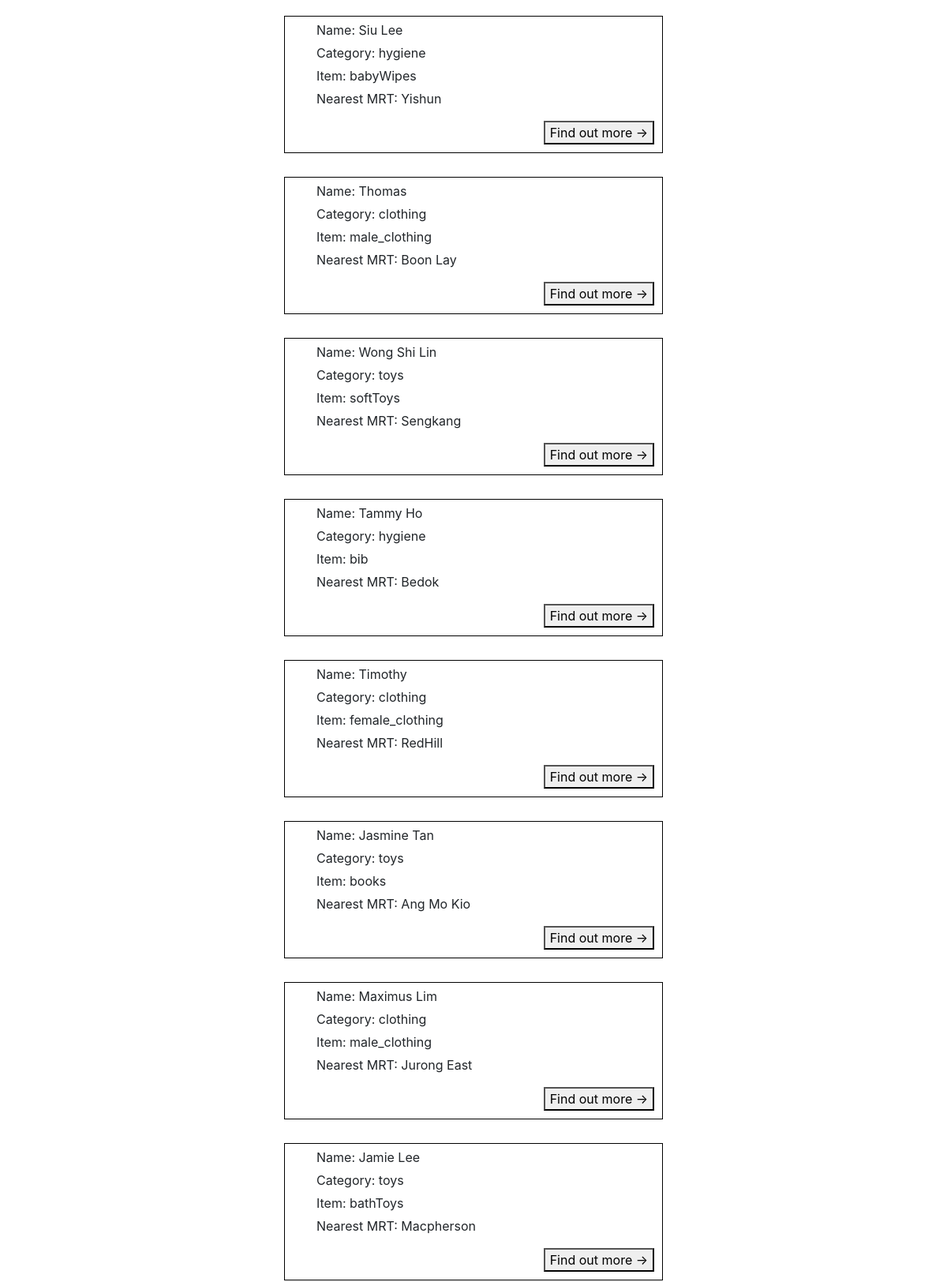
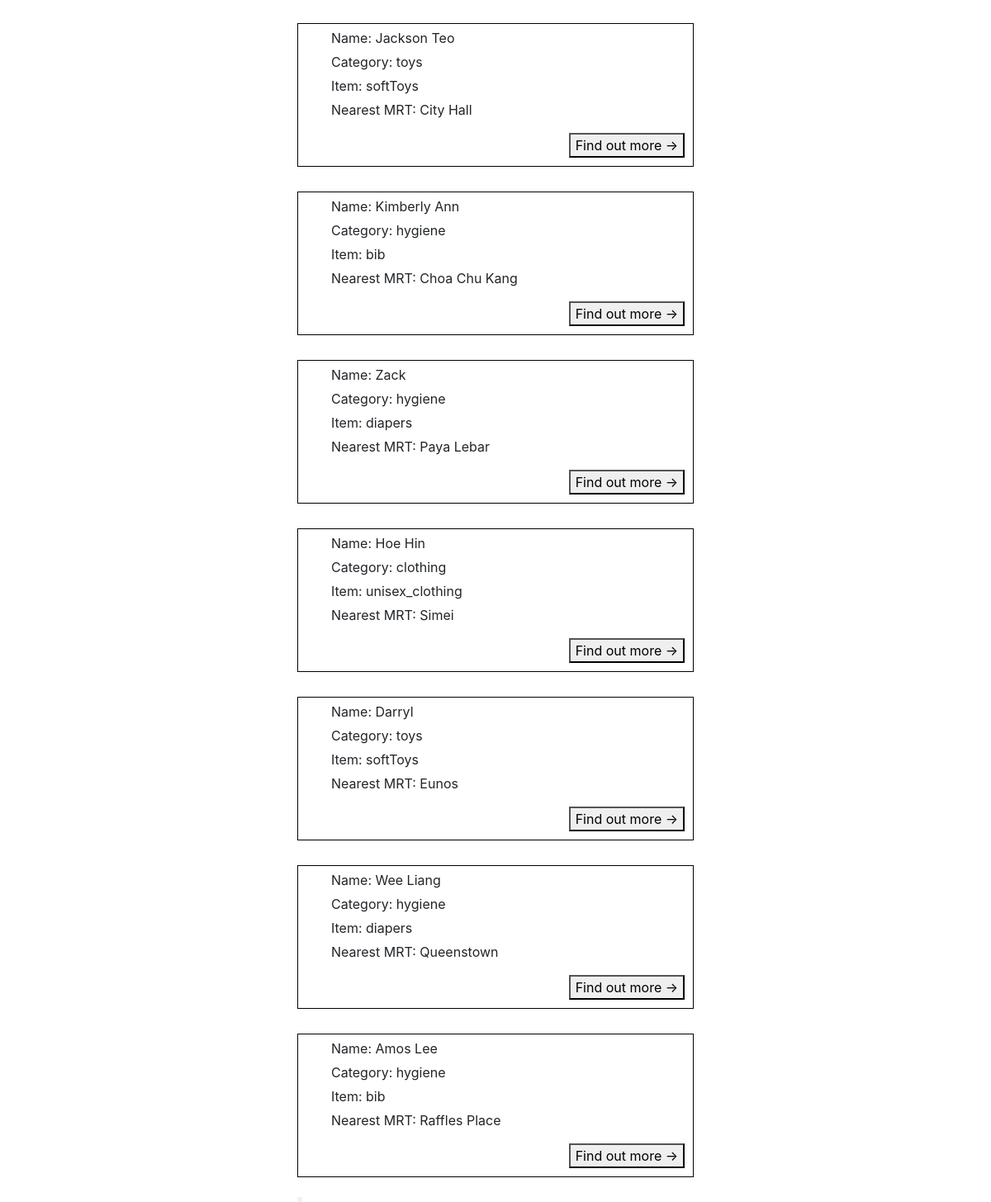
Screenshot of /donorPages/display_listings.php with the database file from the repository (2 pictures, top to bottom).
### tables this page shows
CREATE TABLE if not exists beneficiarylisting (
  username varchar(20) NOT NULL,
  mrt varchar(256) NOT NULL,
  category varchar(256) NOT NULL,
  item varchar(256) NOT NULL,
  quantity varchar(256) NOT NULL,
  itemcondition varchar(500)
);

### database/ListingDAO.php (called while the page is built, shortened)
<?php
  class ListingDAO {
    public function getListing() {
      $connMgr = new ConnectionManager();
      $pdo = $connMgr->connect();
      $sql = 'SELECT username, mrt, category, item FROM beneficiarylisting';
      $stmt = $pdo->prepare($sql);
      $stmt->execute();
      $result = [];
      $stmt->setFetchMode(PDO::FETCH_ASSOC);
      while($row = $stmt->fetch()) {
        $result[] = new Listing($row['username'], $row['mrt'], $row['category'], $row['item']);
      }
      return $result;
    }
  }
?>

### database/Listing.php (called while the page is built)
<?php
    class Listing{
        private $username;
        private $category;
        private $item;
        private $mrt;
        public function __construct($username, $mrt, $category, $item){
            $this->username = $username;
            $this->mrt = $mrt;
            $this->category = $category;
            $this->item = $item;
        }
        public function getName(){
            return $this->username;
        }
        public function getCategory(){
            return $this->category;
        }
        public function getItem() {
            return $this->item;
        }
        public function getMrt(){
            return $this->mrt;
        }
    }
?>

### donorPages/display_listings.php (the view, shortened to what this page needs)
<!DOCTYPE html>
<html lang="en">
<head>
    <link rel="stylesheet" href="https://stackpath.bootstrapcdn.com/bootstrap/4.5.2/css/bootstrap.min.css">
</head>
<body>
    <div id="listing" style="margin:20px auto; width:40%;">
        <div class="form-popup" id="myForm">
        </div>
        <?php
            $listingDAO = new ListingDAO();
            $listings = $listingDAO->getListing();
            foreach ($listings as $listing){
                echo "<div style='border: 1px solid black; margin-bottom: 30px;' >
                    <ul>
                        <li style='list-style: none; margin-top: 5px;'> Name: {$listing->getName()}</li>
                        <li style='list-style: none; margin-top: 5px;'> Category: {$listing->getCategory()}</li>
                        <li style='list-style: none; margin-top: 5px;'> Item: {$listing->getItem()}</li>
                        <li style='list-style: none; margin-top: 5px;'> Nearest MRT: {$listing->getMrt()}</li>
                    </ul>
                    <div style='display: flex; justify-content: flex-end; margin-right: 10px; margin-bottom: 10px;'><button onclick='display_popup()' type='button' data-toggle='collapse' data-target='#myForm'>Find out more &#8594;</button></div>
                </div>
                <script>
                    function display_popup() {
                    let popup_str = '';";
                    $username = $listing->getName();
                    $expandedlistingDAO = new ExpandedListingDAO;
                    $expandedlisting = $expandedlistingDAO->getExpandedListing($username);
                    echo "popup_str += `<form action='/action_page.pgp' class='form-container'>
                        <label for='username'>Name:</label>
                        <p>{$expandedlisting->getName()}</p>
                        <label for='mrt'>Nearest MRT:</label>
                        <p>{$expandedlisting->getMrt()}</p>
                        <label for='item'>Item:</label>
                        <p>{$expandedlisting->getItem()}</p>
                        <label for='quantity'>Quantity:</label>
                        <p>{$expandedlisting->getQuantity()}</p>
                        <label for='itemcondition'>Item Condition:</label>
                        <p>{$expandedlisting->getItemCondition()}</p>
                        <button type='submit' class='btn btn-warning btn-block'>I have item</button>
                        <button type='submit' class='btn btn-info btn-block'>I need to purchase item</button>
                        </form>
                        `;
                            var popup = document.getElementById('myForm');
                            popup.innerHTML = popup_str;
                        }
                </script>";
            }
        ?>
    </div>
</body>
</html>

### donorPages/display_listings.php (style rules this page uses)
.form-popup { position: fixed; bottom: 0; border: 3px solid #f1f1f1; z-index: 9; }

### rows the page displays
beneficiarylisting: username "Siu Lee", category "hygiene", item "babyWipes", mrt "Yishun"
beneficiarylisting: username "Thomas", category "clothing", item "male_clothing", mrt "Boon Lay"
beneficiarylisting: username "Wong Shi Lin", category "toys", item "softToys", mrt "Sengkang"
beneficiarylisting: username "Tammy Ho", category "hygiene", item "bib", mrt "Bedok"
beneficiarylisting: username "Timothy", category "clothing", item "female_clothing", mrt "RedHill"
beneficiarylisting: username "Jasmine Tan", category "toys", item "books", mrt "Ang Mo Kio"
beneficiarylisting: username "Maximus Lim", category "clothing", item "male_clothing", mrt "Jurong East"
beneficiarylisting: username "Jamie Lee", category "toys", item "bathToys", mrt "Macpherson"
beneficiarylisting: username "Jackson Teo", category "toys", item "softToys", mrt "City Hall"
beneficiarylisting: username "Kimberly Ann", category "hygiene", item "bib", mrt "Choa Chu Kang"
beneficiarylisting: username "Zack", category "hygiene", item "diapers", mrt "Paya Lebar"
beneficiarylisting: username "Hoe Hin", category "clothing", item "unisex_clothing", mrt "Simei"
beneficiarylisting: username "Darryl", category "toys", item "softToys", mrt "Eunos"
beneficiarylisting: username "Wee Liang", category "hygiene", item "diapers", mrt "Queenstown"
beneficiarylisting: username "Amos Lee", category "hygiene", item "bib", mrt "Raffles Place"
